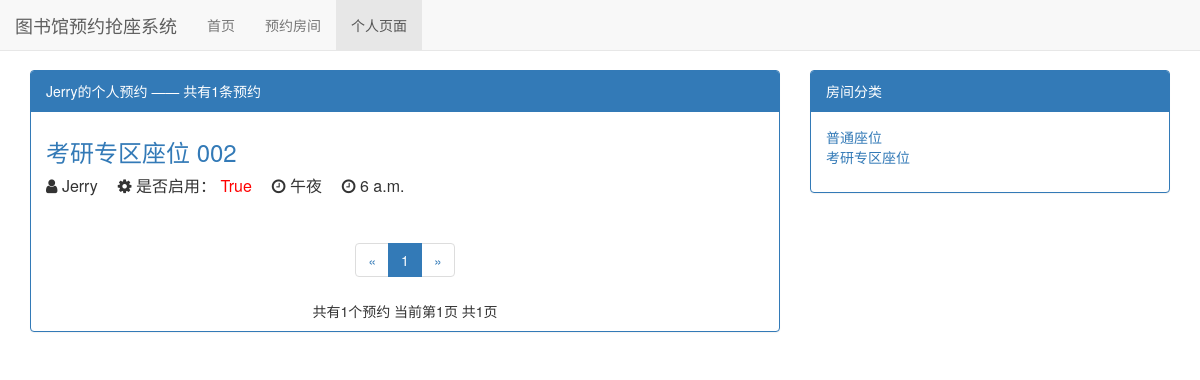
Screenshot of /room/person/ (signed in) with the database file from the repository.
### room/models.py (models this page shows)
class Room(models.Model):
    on_off = models.BooleanField(default = False) # 是否启用预约
    room_user = models.ForeignKey(User, on_delete = DO_NOTHING) # 用户
    user_id = models.CharField(max_length = 15) # 用户学号
    user_passwd = models.CharField(max_length = 15) # 用户密码
    room_name = models.CharField(max_length = 15) # 房间号
    room_type = models.ForeignKey(RoomType, on_delete = models.DO_NOTHING) # 房间类型外键
    start_time = models.TimeField() # 开始时间
    end_time = models.TimeField() # 结束时间
    members = models.TextField(default = 'None') # 研修室成员

class RoomType(models.Model):
    type_name = models.CharField(max_length = 15)
    def __str__(self) -> str:
        return self.type_name # 管理员界面显示分类名称

### room/views.py (the view)
# urls.py: path('person/', views.my_page, name = 'my_page'),
def my_page(request):
    if request.user.username != '': # 如果登录成功
        all_rooms = Room.objects.filter(room_user = request.user) # 获取全部房间信息
        context = divid_room_pages(request, all_rooms)
        context['username'] = request.user.username
        context['user'] = request.user # 登录验证
    else:
        all_rooms = Room.objects.filter(room_user = 8) # 获取全部房间信息
        context = divid_room_pages(request, all_rooms)
        context['username'] = ''
        context['user'] = request.user # 登录验证
    return render(request, 'personal_page.html', context)

### room/templates/personal_page.html (shortened to what this page needs)
{% extends 'room_list.html' %}
{% block nav_room_active %}
{% endblock %}
{% block nav_person_active %}
    active
{% endblock %}
{% block panel_list_title %}
    {% if username == '' %}
        登录以查看预约信息
    {% else %}
        {{ username }}的个人预约
    {% endif %}
{% endblock %}
{% block panel_list_body %}
    {% if user.is_authenticated %}
        {% for room in rooms %}
            <div class="room">
                <a href="{% url 'room_detail' room.pk %}">
                    <h3>{{ room.room_type }}  {{ room.room_name }}</h3>
                </a>
            </div>
            <p class="room-author">
                <i class="fa fa-user fa-1x"></i>
                {{ room.room_user }}
            </p>
            <p class="room-author">
                <i class="fa fa-cog fa-spin fa-1x"></i>
                是否启用：
                {% if room.on_off %}
                    <span style="color: red;">{{ room.on_off }}</span>
                {% else %}
                    {{ room.on_off }}
                {% endif %}
            </p>
            <p class="room-author">
                <i class="fa fa-clock-o fa-1x"></i>
                {{ room.start_time }}
            </p>
            <p class="room-author">
                <i class="fa fa-clock-o fa-1x"></i>
                {{ room.end_time }}
            </p>
            {% empty %}
            <p>--暂无预约，敬请期待--</p>
        {% endfor %}
    {% endif %}
{% endblock %}

### room/templates/room_list.html (shortened to what this page needs)
{% extends 'base.html' %}
{% load static %}
{% block header_extends %}
    <link rel="stylesheet" href="{% static 'css/room.css' %}">
    <link href="http://cdn.bootcss.com/font-awesome/4.6.3/css/font-awesome.min.css" rel="stylesheet">
{% endblock %}
{% block nav_home_active %}
{% endblock %}
{% block content %}
    <div class="container">
        <div class="row">
            <div class="col-xs-12 col-sm-9 col-md-8">
                <div class="panel panel-primary">
                    {% block panel_block %}
                        <div class="panel-heading">{% block panel_list_title %}所有房间{% endblock %} —— 共有{{ rooms.paginator.count }}条预约</div>
                        <div class="panel-body">
                            {% block panel_list_body %}{% endblock %}
                        </div>
                        <div class="paginator" aria-label="Page navigation">
                            <ul class="pagination">
                            <li>
                                    {% if rooms.has_previous %}
                                        <a href="?page={{ rooms.previous_page_number }}" aria-label="Previous">
                                            <span aria-hidden="true">&laquo;</span>
                                        </a>
                                    {% else %}
                                        <span aria-hidden="true">&laquo;</span>
                                    {% endif %}
                            </li>
                            {% for page_num in page_range %}
                                {% if page_num == rooms.number %}
                                    <li class="active"><a href="?page={{ page_num }}">{{ page_num }}</a></li>
                                {% else %}
                                    {% if page_num == '...' %}
                                        <li><span>{{ page_num }}</span></li>
                                    {% else %}
                                        <li><a href="?page={{ page_num }}">{{ page_num }}</a></li>
                                    {% endif %}
                                {% endif %}
                            {% endfor %}
                            <li>
                                    {% if rooms.has_next %}
                                        <a href="?page={{ rooms.next_page_number }}" aria-label="Next">
                                            <span aria-hidden="true">&raquo;</span>
                                        </a>
                                    {% else %}
                                        <span aria-hidden="true">&raquo;</span>
                                    {% endif %}
                            </li>
                            </ul>
                            <p>
                                共有{{ rooms.paginator.count }}个预约
                                当前第{{ rooms.number }}页
                                共{{ rooms.paginator.num_pages }}页
                            </p>
                        </div>
                    {% endblock %}
                </div>
            </div>
            <div class="hidden-xs col-sm-3 col-md-4">
                <div class="panel panel-primary">
                    <div class="panel-heading">房间分类</div>
                    <div class="panel-body">
                        <ul class="room-types">
                            {% for room_type in room_types %}
                                <li>
                                    <a href="{% url 'room_type_list' room_type.pk %}">
                                        {{ room_type.type_name }}
                                    </a>
                                </li>
                                {% empty %}
                                    <li>没有分类</li>
                            {% endfor %}
                        </ul>
                    </div>
                </div>
            </div>
        </div>
    </div>
{% endblock %}

### static/css/base.css (style rules this page uses)
* { margin: 0; padding: 0; }
body { margin-top: 70px!important; }

### room/static/css/room.css (style rules this page uses)
ul.room-types { list-style-type: none; font-size: 14px; }
div.room h3 { margin-top: 0.5em; }
p.room-author { display: inline-block; font-size: 16px; margin-right: 1em; }
div.paginator { text-align: center; }

### rows the page displays
Room: room_type "考研专区座位", room_name "002", room_user "Jerry", on_off "True", start_time "午夜", end_time "6 a.m."
RoomType: type_name "普通座位"
RoomType: type_name "考研专区座位"

### other values shown
{{ username }} "Jerry"
{{ rooms.paginator.count }} "1"
{{ page_num }} "1"
{{ rooms.number }} "1"
{{ rooms.paginator.num_pages }} "1"
